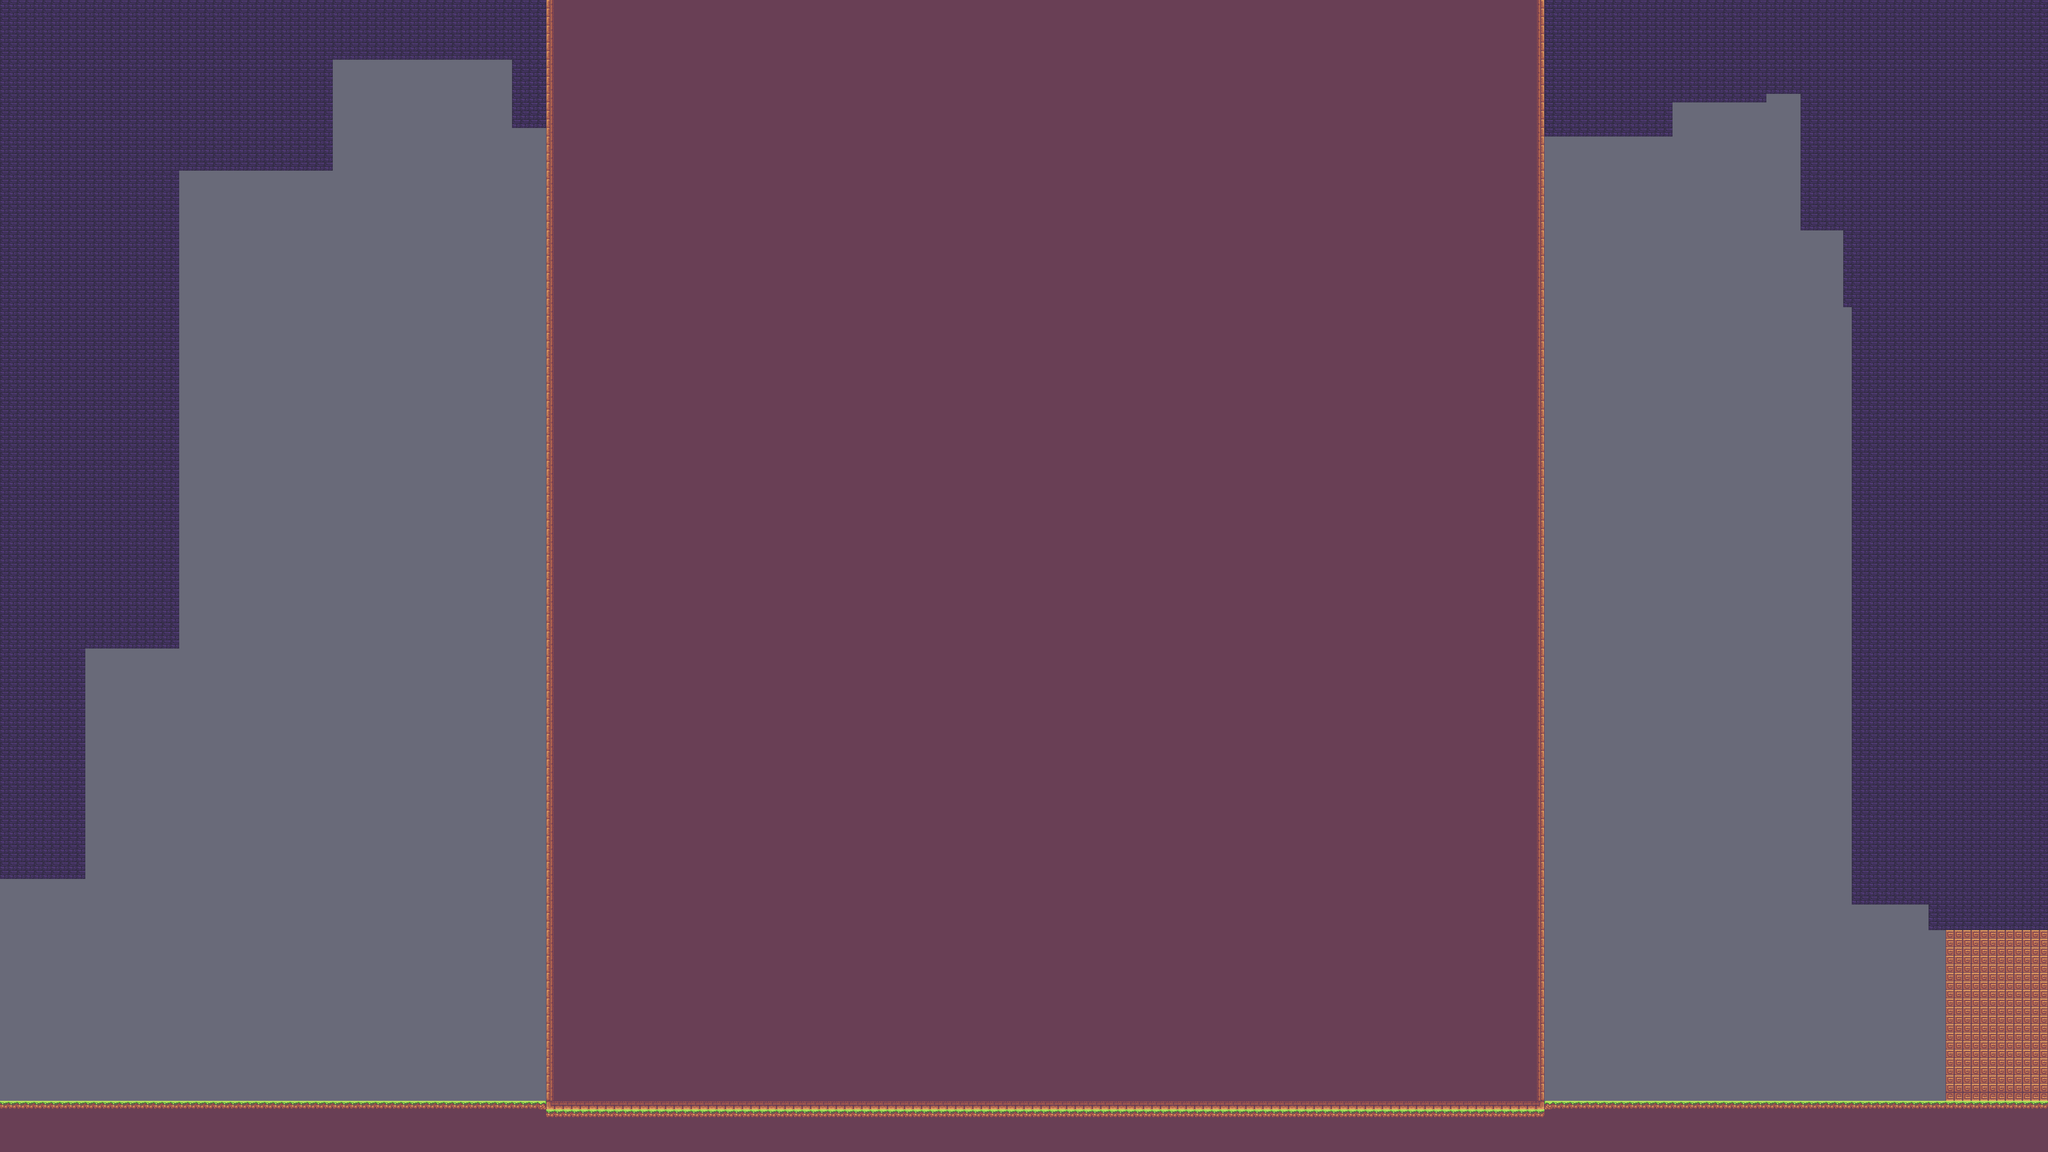

This is a level from a 2D game, rendered from its Tiled map with the project's own tilesets. A one-line summary and the map file follow, with tile-layer data summarised:
An orthogonal 240x135 tile map with 16x16 px tiles, 2 tile layers (Floor_values, Floor), 3 tilesets.

<map version="1.4" tiledversion="1.4.2" orientation="orthogonal" renderorder="right-down" compressionlevel="0" width="240" height="135" tilewidth="16" tileheight="16" infinite="0" backgroundcolor="#696A79" nextlayerid="3" nextobjectid="1"><tileset firstgid="1" name="Floor_intgrid" tilewidth="16" tileheight="16" tilecount="6" columns="6" objectalignment="topleft" margin="0" spacing="0"><image source="Floor.intgrid.png" width="96" height="16" /></tileset><tileset firstgid="7" name="SunnyLand_by_Ansimuz_extended" tilewidth="16" tileheight="16" tilecount="483" columns="23" objectalignment="topleft" margin="0" spacing="0"><image source="../../Samples/LDtk to Unity/4.2.2/Sample/Samples/atlas/SunnyLand_by_Ansimuz-extended.png" width="368" height="336" /></tileset><tileset firstgid="490" name="Floor" tilewidth="16" tileheight="16" tilecount="6" columns="6" objectalignment="topleft"><image source="Floor.intgrid.png" width="96" height="16" /></tileset><layer id="1" name="Floor_values" width="240" height="135" opacity="1"><data>[32400 cells, 22273 non-empty, 4 distinct tile ids]</data></layer><layer id="2" name="Floor" width="240" height="135" opacity="1"><data>[32400 cells, 22273 non-empty, 12 distinct tile ids]</data></layer></map>
